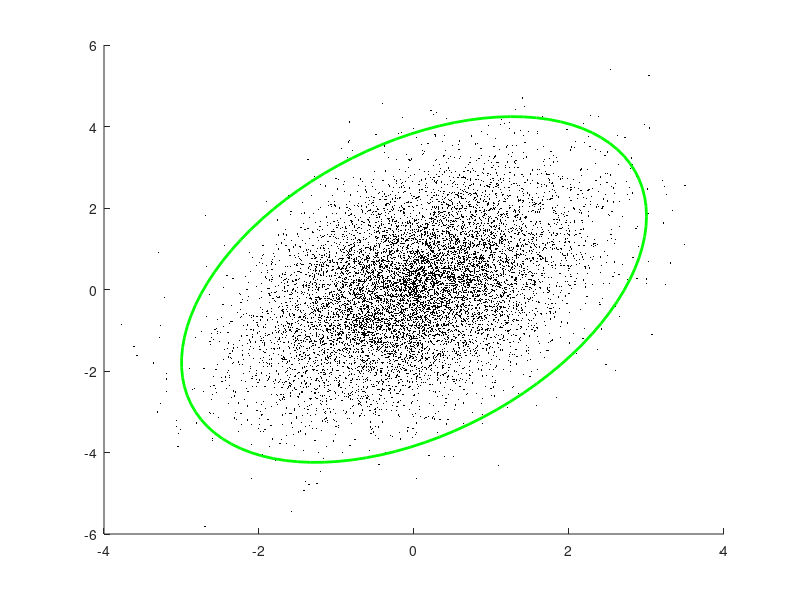

Here is the MATLAB script that generated this plot: (Note: this script raises an error after producing the figure.)
%This script illustrates a multivariate Gaussian distribution and its
%marginal distributions
 
%This code is issued under the CC0 "license"
 
%Define limits of plotting
X = -5:0.1:5;
Y = -5:0.1:5;
 
%2-d Mean and covariance matrix
MeanVec = [0 0];
CovMatrix = [1 0.6; 0.6 2];
 
%Get the 1-d PDFs for the "walls"
Z_x = normpdf(X,MeanVec(1), sqrt(CovMatrix(1,1)));
Z_y = normpdf(Y,MeanVec(2), sqrt(CovMatrix(2,2)));
 
%Get the 2-d samples for the "floor"
Samples = mvnrnd(MeanVec, CovMatrix, 10000);
 
%Get the sigma ellipses by transform a circle by the cholesky decomp
L = chol(CovMatrix,'lower');
t = linspace(0,2*pi,100); %Our ellipse will have 100 points on it
C = [cos(t) ; sin(t)]; %A unit circle
E1 = 1*L*C; E2 = 2*L*C; E3 = 3*L*C; %Get the 1,2, and 3-sigma ellipses
 
h = figure; hold on; 
%Plot the samples on the "floor"
plot3(Samples(:,1),Samples(:,2),zeros(size(Samples,1),1),'k.','MarkerSize',2)
%Plot the 1,2, and 3-sigma ellipses slightly above the floor
%plot3(E1(1,:), E1(2,:), 1e-3+zeros(1,size(E1,2)),'Color','g','LineWidth',2);
%plot3(E2(1,:), E2(2,:), 1e-3+zeros(1,size(E2,2)),'Color','g','LineWidth',2);
plot3(E3(1,:), E3(2,:), 1e-3+zeros(1,size(E3,2)),'Color','g','LineWidth',2);
 
%Plot the histograms on the walls from the data in the middle
[n_x, xout] = hist(Samples(:,1),20);%Creates 20 bars
n_x = n_x ./ ( sum(n_x) *(xout(2)-xout(1)));%Normalizes to be a pdf
[~,~,~,x_Pos,x_Height] = makebars(xout,n_x);%Creates the bar points
plot3(x_Pos, Y(end)*ones(size(x_Pos)),x_Height,'-k')
 
%Now plot the other histograms on the wall
[n_y, yout] = hist(Samples(:,2),20);
n_y = n_y ./ ( sum(n_y) *(yout(2)-yout(1)));
[~,~,~,y_Pos,y_Height] = makebars(yout,n_y);
plot3(X(1)*ones(size(y_Pos)),y_Pos, y_Height,'-k')
 
%Now plot the 1-d pdfs over the histograms
plot3(X, ones(size(X))*Y(end), Z_x,'-b','LineWidth',2); 
plot3(ones(size(Y))*X(1), Y, Z_y,'-r','LineWidth',2);
 
%Make the figure look nice
grid on; view(45,55);
axis([X(1) X(end) Y(1) Y(end)])

%Save
pause(0.5);
drawnow;
save2pdf([ 'multi_norm' '.pdf'], h, 600, true);